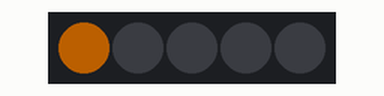
The sketch below on a simulated Arduino Uno, built with avr-gcc and run on an emulated ATmega328P. On the bench: 5 RGB LEDs in strip order, left to right. Dim RGB values are drawn brighter than linear; the strip is taken to match the declared colour order; random numbers use the default seed unless the sketch sets one.

Above: at 0.15 s.
At 9.19 s:
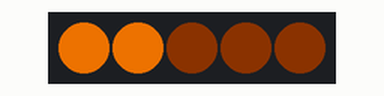
At 28.59 s:
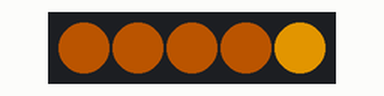
At 39.73 s:
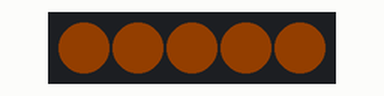
Timing chart, 0 to 40.0 s (numbered marks = the images above):
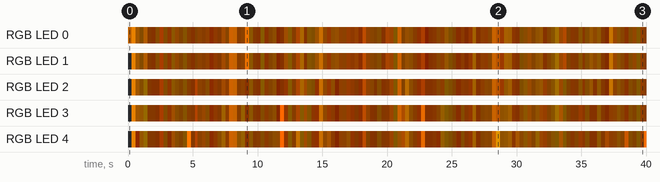

Measured:
- by itself, RGB LED 0: off → RGB(75, 38, 0) at 0.00 s, → RGB(182, 101, 0) 0.30 s later, → RGB(32, 17, 0) 0.30 s later, → RGB(7, 4, 0) 0.30 s later, … (133 changes in this stretch)
- by itself, RGB LED 1: off → RGB(182, 101, 0) at 0.30 s, → RGB(32, 17, 0) 0.30 s later, → RGB(7, 4, 0) 0.30 s later, → RGB(56, 29, 0) 0.30 s later, … (132 changes in this stretch)

The sketch:

LuxeFire.ino
```cpp
#include <Adafruit_NeoPixel.h>
#include <avr/power.h>

#define PIN 17
//#define DEBUG

// Parameter 1 = number of pixels in strip
// Parameter 2 = Arduino pin number (most are valid)
// Parameter 3 = pixel type flags, add together as needed:
//   NEO_KHZ800  800 KHz bitstream (most NeoPixel products w/WS2812 LEDs)
//   NEO_KHZ400  400 KHz (classic 'v1' (not v2) FLORA pixels, WS2811 drivers)
//   NEO_GRB     Pixels are wired for GRB bitstream (most NeoPixel products)
//   NEO_RGB     Pixels are wired for RGB bitstream (v1 FLORA pixels, not v2)
Adafruit_NeoPixel strip = Adafruit_NeoPixel(5, PIN, NEO_RGB + NEO_KHZ800);

// IMPORTANT: To reduce NeoPixel burnout risk, add 1000 uF capacitor across
// pixel power leads, add 300 - 500 Ohm resistor on first pixel's data input
// and minimize distance between Arduino and first pixel.  Avoid connecting
// on a live circuit...if you must, connect GND first.

void setup() {
  strip.begin();
  strip.show(); // Initialize all pixels to 'off'
#ifdef DEBUG
  Serial.begin(115200);
  while(!Serial) {}
#endif
}

void loop() {

  uint8_t iRandomRed = random(164, 255);
  uint8_t iRandomGrn = random(82, 127);
  uint8_t iRandomBlu = random(0, 255);
  uint8_t iRandomDivisor = random(1, 32);
#ifdef DEBUG
  Serial.print("Red: ");
  Serial.print(iRandomRed / iRandomDivisor, DEC);
  Serial.print("  Green: ");
  Serial.print(iRandomGrn / iRandomDivisor, DEC);
  Serial.print("  Blue: ");
  //Serial.print(iRandomBlu / iRandomDivisor, DEC);
  //Serial.print("  Divisor: ");
  Serial.println(iRandomDivisor, DEC);
#endif
  colorWipe(strip.Color((iRandomRed / iRandomDivisor), (iRandomGrn / iRandomDivisor), 0), 10); // Orange?
  //delay(2);
}

void colorFade(uint16_t pixel, uint32_t clrStart, uint32_t clrEnd, uint8_t iStep, uint8_t iNumSteps)
{
  uint8_t clrRedStart = 0;
  uint8_t clrGrnStart = 0;
  uint8_t clrBluStart = 0;
  uint8_t clrRedEnd = 0;
  uint8_t clrGrnEnd = 0;
  uint8_t clrBluEnd = 0;
  int clrRedStep = 0;
  int clrGrnStep = 0;
  int clrBluStep = 0;
  unpackColors(clrStart, clrRedStart, clrGrnStart, clrBluStart);
  unpackColors(clrStart, clrRedEnd, clrGrnEnd, clrBluEnd);
  clrRedStep = (clrRedEnd - clrRedStart) / iNumSteps;
  clrGrnStep = (clrGrnEnd - clrGrnStart) / iNumSteps;
  clrBluStep = (clrBluEnd - clrBluStart) / iNumSteps;
  strip.setPixelColor(pixel, packColors((clrRedStart + (iStep * clrRedStep)), (clrGrnStart + (iStep * clrGrnStep)), (clrBluStart + (iStep * clrBluStep))));
  //strip.show();  // Probably don't want to do this unless you aren't changing any other Neopixels each time this function is called.
}

void unpackColors(uint32_t c, uint8_t &r, uint8_t &g, uint8_t &b)
{
  r = (uint8_t)(c >> 16),
  g = (uint8_t)(c >>  8),
  b = (uint8_t)c;
}

uint32_t packColors(uint8_t r, uint8_t g, uint8_t b)
{
  return ((uint32_t)r << 16) | ((uint32_t)g <<  8) | b;
}

// Fill the dots one after the other with a color
void colorWipe(uint32_t c, uint8_t wait) {
  for(uint16_t i=0; i<strip.numPixels(); i++) {
      strip.setPixelColor(i, c);
      strip.show();
      delay(wait);
  }
}
```
